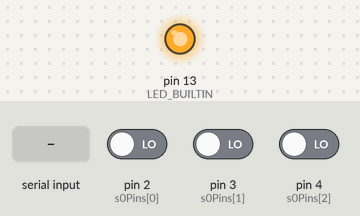
Bench run of a sketch on a simulated Arduino Uno, built with avr-gcc and run on an emulated ATmega328P. Shown: output pins drawn as LEDs (lit = HIGH). The test bench sets the inputs (shaded band); at power-on: pin 2 (s0Pins[0]) LOW, pin 3 (s0Pins[1]) LOW, pin 4 (s0Pins[2]) LOW. What the sketch prints to the serial monitor is not drawn.

Above: at 0.06 s.
At 1.2 s:
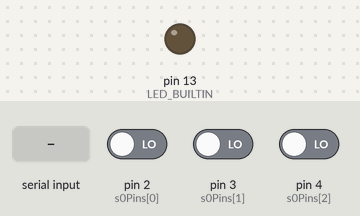
1.3 s: "1" received over Serial
Timing chart, 0 to 4.3 s (numbered marks = the images above; inputs shaded):
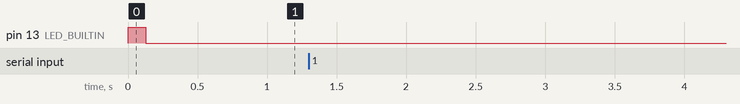

The sketch:

sketch_s0_serial.ino
```cpp
const int NUM_S0 = 3;
const int s0Pins[] = {2, 3, 4};

unsigned long pulseCounter[NUM_S0];
bool isHigh[NUM_S0];
unsigned long doBlink = 0;

void setup() {
  for (int i=0; i < NUM_S0; i++) {
    pinMode(s0Pins[i], INPUT);
    pulseCounter[i] = 0;
    isHigh[i] = false;
  }
  pinMode(LED_BUILTIN, OUTPUT);
  Serial.begin(115200);
}

void loop() {
  for (int i=0; i < NUM_S0; i++) {
    bool isPulse = (digitalRead(s0Pins[i]) == HIGH);
    if (isPulse && isPulse != isHigh[i]) {
      pulseCounter[i] += 1;
      doBlink = millis();
    }
    isHigh[i] = isPulse;
  }

  if ((millis() - doBlink) <= 125) {
    digitalWrite(LED_BUILTIN, HIGH);
  } else {
    digitalWrite(LED_BUILTIN, LOW);
  }

  if (Serial.available() > 0) {
    int incoming = Serial.read(); // empty buffer
    Serial.print('[');
    for (int i=0; i < NUM_S0; i++) {
      Serial.print(pulseCounter[i]);
      if (i < NUM_S0-1) Serial.print(',');
    }
    Serial.println(']');
  }


}
```

Measured:
- after the input at 1.3 s, every drawn part: stays the same
